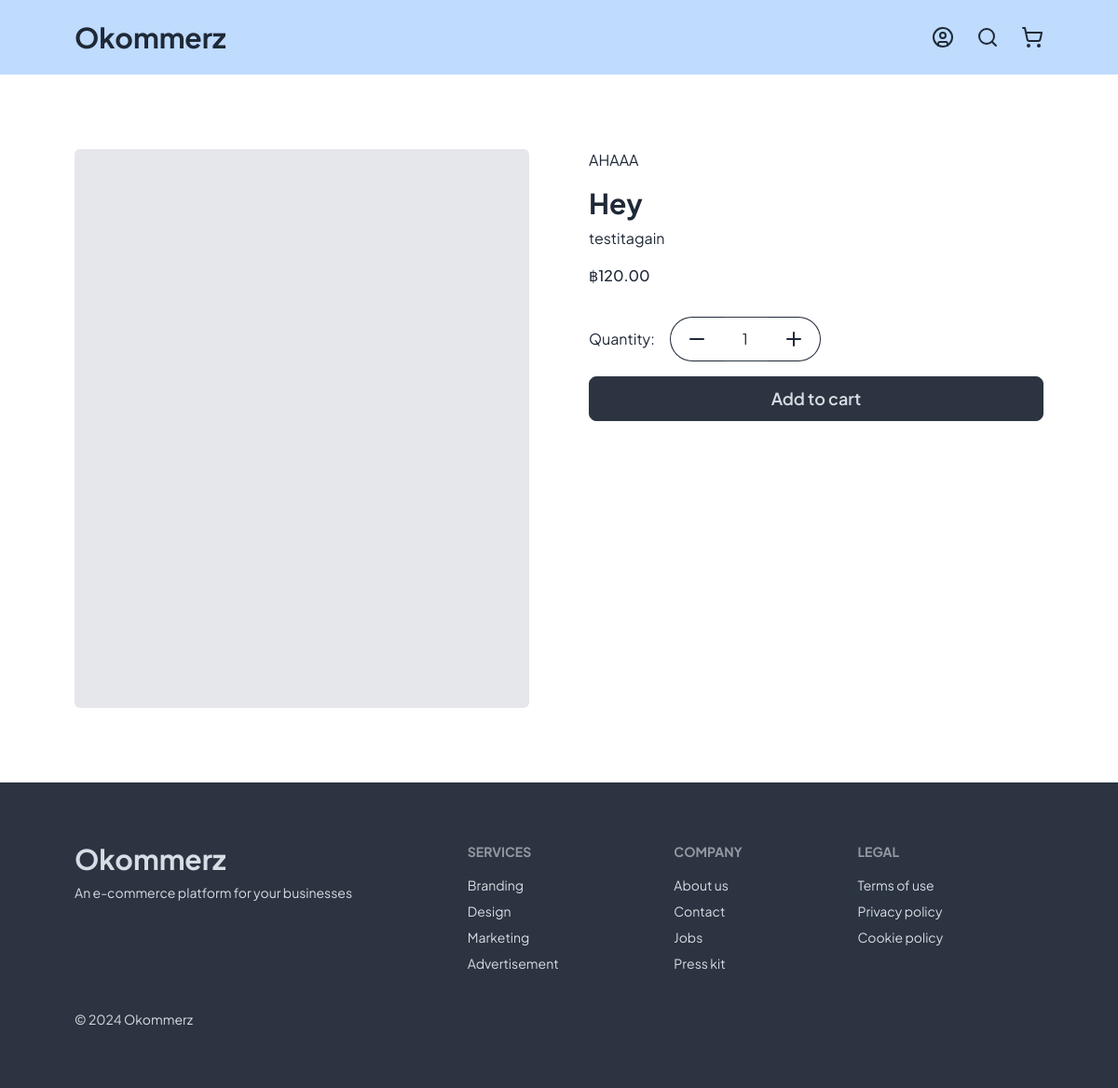
Before: /product/3 with the older database file.
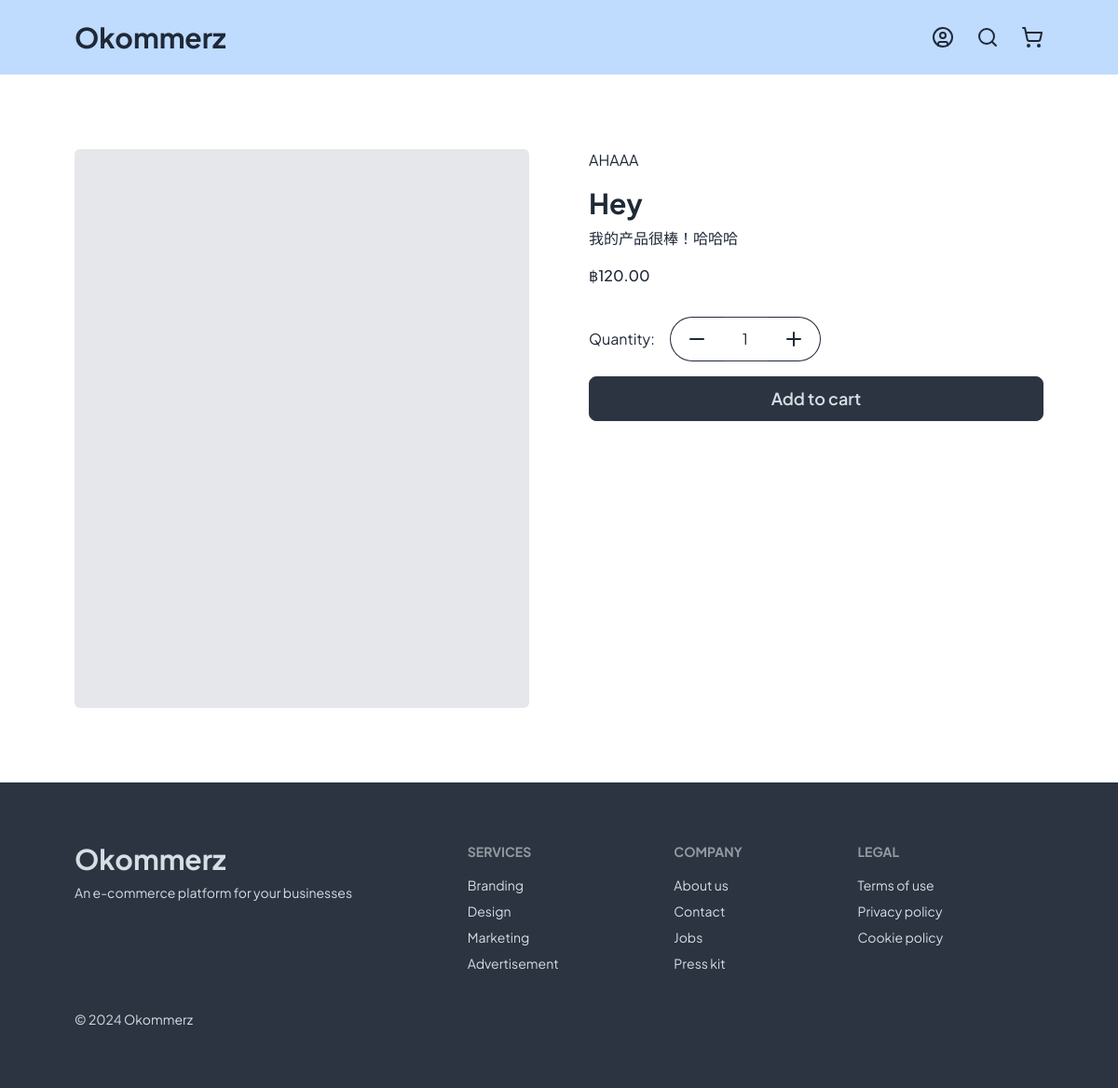
After: the same page with the newer database file.
### products/models.py (models this page shows, shortened)
class ProductItem(models.Model):
    product_name = models.CharField(max_length=255)
    description = models.TextField(blank=True, null=True)
    amount = models.IntegerField(default=1)
    product_category = models.ForeignKey(ProductCategory, related_name='product_name', on_delete=models.CASCADE)
    regular_price = models.DecimalField(max_digits=10,decimal_places=2)
    sales_price = models.DecimalField(max_digits=10,decimal_places=2,blank=True,null=True)
    product_image = models.ImageField(upload_to='', blank=True, null=True)
    additional_detail = models.TextField(blank=True, null=True)
    created_at = models.DateTimeField(auto_now_add=True)
    updated_at = models.DateTimeField(auto_now=True)

class ProductCategory(models.Model):
    category = models.CharField(max_length=255, unique=True)
    class Meta:
        verbose_name_plural = "Product categories"
    def __str__(self):
        return self.category

### products/views.py (the view, shortened to what this page needs)
# urls.py: path('product/<int:pk>', views.single_product),
def single_product(request, pk):
    product = get_object_or_404(ProductItem, pk=pk)
    user = request.user
    form = forms.AddToCartForm(request.POST or None)
    return render(request, 'single-product.html', {'form': form, 'product':product})

### products/forms.py
class AddToCartForm(forms.Form):
    quantity = forms.IntegerField(min_value=1)

### products/templates/single-product.html (shortened to what this page needs)
{% extends 'base.html' %}
{% block content %}
<section class='grid grid-cols-1 lg:grid-cols-2 gap-y-10 lg:gap-16'>
  <section>
    {% if product.product_image %}
      <img class='rounded-md w-full' src={{ product.product_image.url }}>
    {% else %}
       <div class='w-full h-[600px] rounded-md bg-gray-200'></div>
    {% endif %}
  </section>
  <section class='flex flex-col gap-y-4'>
    <h2>{{ product.product_category }}</h2>
    <div class='flex flex-col'>
      <h1 class='text-3xl font-bold mb-2'>{{ product.product_name }}</h1>
      {% if product.description|length > 150 %}
        <span id="shorterDescription" style="display: inline">{{ product.description|slice:":150" }}...</span>
        <span id="fullDescription" style="display: none">{{ product.description }}</span>
        <a id="seeMoreBtn" class='link link-info w-fit' onclick="toggleDescription()">Read more</a>
      {% else %}
        <span>{{ product.description }}</span>
      {% endif %}
    </div>
    {% if product.sales_price %}
    <div class='inline-flex items-center gap-x-2'>
      <p class='line-through text-red-400 text-sm'>฿{{ product.regular_price }}</p>
      <p class='font-medium'>฿{{ product.sales_price }}</p>
    </div>
    {% else %}
      <p class='font-medium'>฿{{ product.regular_price }}</p>
    {% endif %}
    <form method='POST'>
      <div class='flex gap-x-4 my-4 items-center'>
        <h3>Quantity:</h3>
        <div class='flex'>
          <div class='btn btn-outline rounded-l-full border-r-0' onclick="decreaseAmount()">
            <svg xmlns="http://www.w3.org/2000/svg" width="24" height="24" viewBox="0 0 24 24" fill="none" stroke="currentColor" stroke-width="2" stroke-linecap="round" stroke-linejoin="round" class="lucide lucide-minus"><path d="M5 12h14"/></svg>
          </div>
          <input type='number' class='border-neutral border-y w-12 outline-none text-center' id='id_quantity' name='quantity' min="1" value="1" max="{{ product.amount }}"/>
          <div class='btn btn-outline rounded-r-full border-l-0' onclick="increaseAmount()">
            <svg xmlns="http://www.w3.org/2000/svg" width="24" height="24" viewBox="0 0 24 24" fill="none" stroke="currentColor" stroke-width="2" stroke-linecap="round" stroke-linejoin="round" class="lucide lucide-plus"><path d="M5 12h14"/><path d="M12 5v14"/></svg>
          </div>
        </div>
      </div>
      <button class="btn btn-neutral w-full text-lg" onclick='addToCart()'>Add to cart</button>
    </form>
  </section>
</section>
{% endblock %}

Changed rows visible on the page:
changed ProductItem "Hey": description "testitagain" → "我的产品很棒！哈哈哈"
